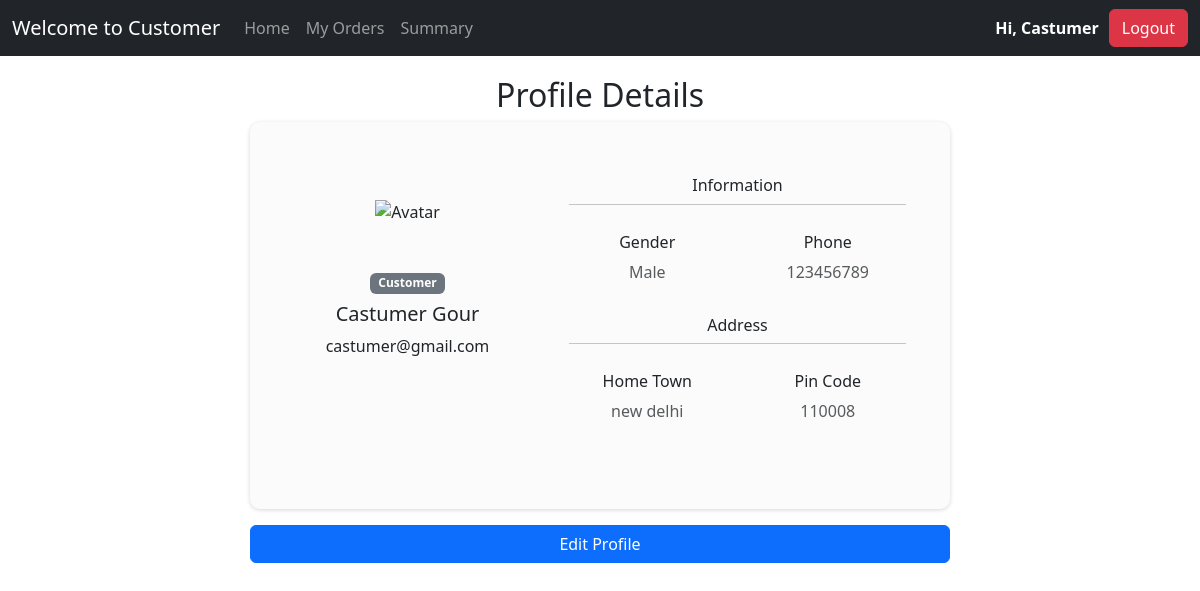
Page /customer/profile (signed in) on the committed database.
### app/models.py (models this page shows)
class CustomerModel(db.Model, UserMixin):
        id = db.Column(TEXT, primary_key=True, default=lambda: str(uuid.uuid4()), unique=True, nullable=False)
        first_name = db.Column(db.String(50), nullable=False)
        last_name = db.Column(db.String(50), nullable=False)
        gender = db.Column(db.String(10), nullable=False)
        email=db.Column(db.String(120), unique=True, nullable=False)
        password = db.Column(db.String(128), nullable=False)
        address = db.Column(db.Text, nullable=False)
        pin_code = db.Column(db.String(10), nullable=False)
        created_at = db.Column(db.DateTime(timezone=True), default=func.now())
        role=db.Column(db.Enum(UserRole), default=UserRole.CUSTOMER, nullable=False)

### app/views/customer.py (the view, shortened to what this page needs)
@customer.route("profile", methods=["GET", "POST"])
@login_required
def profile():
    user= current_user
    form = UpdateCustomerForm()
    if request.method == 'GET':
        form.first_name.data = user.first_name
        form.last_name.data = user.last_name
        form.gender.data = user.gender
        form.email.data = user.email
        form.address.data = user.address
        form.pin_code.data = user.pin_code
    return render_template("customer/profile.html",form=form, user=user)

### app/__init__.py (called while the page is built)
def get_profile_url():
    from .models import UserRole
    if current_user.is_authenticated:
        if current_user.role == UserRole.CUSTOMER:
            return url_for('customer.profile')
        elif current_user.role == UserRole.PROFESSIONAL:
            return url_for('professional.profile')
        elif current_user.role == UserRole.ADMIN:
            return url_for('admin.dashboard')
    return url_for('auth.login')

### app/templates/customer/profile.html (shortened to what this page needs)
{% extends "base.html" %}
{% block content %}
<div class="container">
    <h2 align="center">Profile Details</h2>
              <div class="user-details mb-1 max-width-900">
                <div class="row g-0">
                  <div class="col-md-5 gradient-custom text-center"
                    style="border-top-left-radius: .5rem; border-bottom-left-radius: .5rem;">
                    <img src="https://www.iconpacks.net/icons/2/free-user-icon-3296-thumb.png"
                      alt="Avatar" class="img-fluid my-5" style="width: 80px;" />
                      <h6><span class="badge text-bg-secondary">{{user.role.value}}</span></h6>
                    <h5>{{user.first_name.capitalize()}} {{user.last_name.capitalize()}}</h5>
                    <p>{{user.email}}</p>
                  </div>
                  <div class="col-md-7">
                    <div class="card-body p-4">
                      <h6>Information</h6>
                      <hr class="mt-0 mb-4">
                      <div class="row pt-1">
                        <div class="col-6 mb-3">
                          <h6>Gender</h6>
                          <p class="text-muted">{{user.gender}}</p>
                        </div>
                        <div class="col-6 mb-3">
                          <h6>Phone</h6>
                          <p class="text-muted">123456789</p>
                        </div>
                      </div>
                      <h6>Address</h6>
                      <hr class="mt-0 mb-4">
                      <div class="row pt-1">
                        <div class="col-6 mb-3">
                          <h6>Home Town</h6>
                          <p class="text-muted">{{user.address}}</p>
                        </div>
                        <div class="col-6 mb-3">
                          <h6>Pin Code</h6>
                          <p class="text-muted">{{user.pin_code}}</p>
                        </div>
                      </div>
                    </div>
                  </div>
                </div>
              </div>
   <div class="mb-3 mt-3 d-grid gap-2 profile-btn">
    <button type="button" class="btn btn-primary" data-bs-toggle="modal" data-bs-target="#editProfileModal">
        Edit Profile
    </button>
   </div>
</div>
{% endblock %}

### app/templates/base.html (shortened to what this page needs)
<!DOCTYPE html>
<html lang="en">
    <link
      href="https://cdn.jsdelivr.net/npm/bootstrap@5.3.3/dist/css/bootstrap.min.css"
      rel="stylesheet"
    />
    <link rel="stylesheet" href="https://cdnjs.cloudflare.com/ajax/libs/font-awesome/6.0.0/css/all.min.css">
    <link rel="stylesheet" href="{{ url_for('static', filename='css/style.css') }}">
  </head>
  <body>
    <nav class="navbar navbar-expand-lg navbar-dark bg-dark">
      <div class="container-fluid">
        <a class="navbar-brand" href="{{url_for('public.home')}}">
          {%if current_user.is_authenticated and current_user.role.value=='Admin'%}
              Welcome to Admin
          {%elif current_user.is_authenticated and current_user.role.value=='Professional'%}
              Welcome to Professional
          {%else%}
              Welcome to Customer
          {%endif%}
        </a>
        <div class="collapse navbar-collapse" id="navbarSupportedContent">
          <ul class="navbar-nav me-auto mb-2 mb-lg-0">
            <li class="nav-item">
              <a class="nav-link {% if request.endpoint == 'public.home' %}active fw-semibold{% endif %}" aria-current="page" href="{{url_for('public.home')}}">Home</a>
            </li>
           {%if current_user.is_authenticated and current_user.role.value=='Customer'%}
                <li class="nav-item">
                  <a class="nav-link {% if request.endpoint == 'customer.orders' %}active fw-semibold{% endif %}" href="{{url_for('customer.orders')}}">My Orders</a>
                </li>
                <li class="nav-item">
                  <a class="nav-link {% if request.endpoint == 'customer.summary' %}active fw-semibold{% endif %}" href="{{url_for('customer.summary')}}">Summary</a>
                </li>
           {%endif%}
          </ul>
            {%if current_user.is_authenticated %}
               <div class="log-user-box">
                  <a class="nav-link profile" href="{{get_profile_url()}}">Hi, {{current_user.first_name.capitalize()}}</a>
                  <button type="button" class="btn btn-danger">
                    <a class="nav-link" href="{{url_for('auth.logout')}}">Logout</a>
                  </button>
               </div>
            {%endif%}
        </div>
      </div>
    </nav>
    <div class="container">{%block content %} {%endblock %}</div>
  </body>
</html>

### app/static/css/style.css (style rules this page uses)
.max-width-900 { max-width: 700px; box-shadow: rgba(0, 0, 0, 0.16) 0px 1px 4px; border-radius: 10px; padding: 30px 20px; margin: auto; }
.card-body { text-align: center; }
.log-user-box { color: #fff; font-weight: 600; display: flex; align-items: center; }
.profile { margin-right: 10px; }
.user-details { margin: auto; background-color: rgba(219, 219, 219, 0.111); }
.profile-btn { max-width: 700px; margin: auto; }

### rows in the picture
CustomerModel: first_name "Castumer", role.value "Customer", last_name "Gour", email "castumer@gmail.com", gender "Male", address "new delhi", pin_code "110008"
